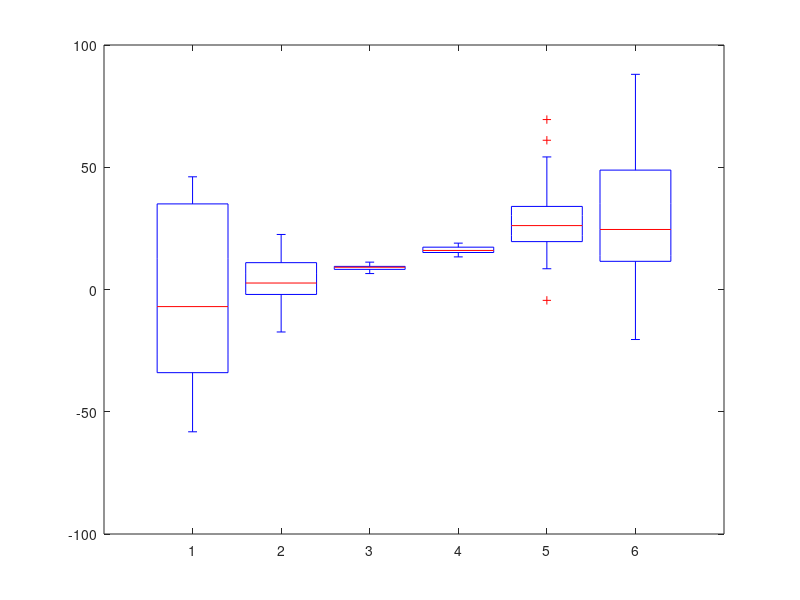

The MATLAB source for this figure: (Note: this script raises an error after producing the figure.)
%%
%   COURSE: Master statistics and machine learning: intuition, math, code
%      URL: udemy.com/course/statsml_x/?couponCode=202509 
% 
%  SECTION: Visualizing data
%    VIDEO: Box-and-whisker plots
% 
%  TEACHER: Mike X Cohen, sincxpress.com
%

%%

% a clear MATLAB workspace is a clear mental workspace
close all; clear

%% create data for the plot

% data sizes
m = 30; % rows
n =  6; % columns

% generate data
data = bsxfun(@times,30*randn(m,n),linspace(-1,1,n).^2);
data = bsxfun(@plus,data,(1:n).^2);

%% show it!

figure(1), clf

boxplot(data)

boxplot(data,{'one';'two';'three';'four';'five';'six'})

%% alternative: data in a single column, grouped by a separate variable

dataVect = data(:);
dataGrouping = ceil(linspace(eps,n,m*n));

figure(2), clf
boxplot(dataVect,dataGrouping,'notch','on','labels',{'one';'two';'three';'four';'five';'six'})

% for horizontal orientation
%boxplot(dataVect,dataGrouping,'notch','on','labels',{'one';'two';'three';'four';'five';'six'},'orientation','horizontal')

%% done.
